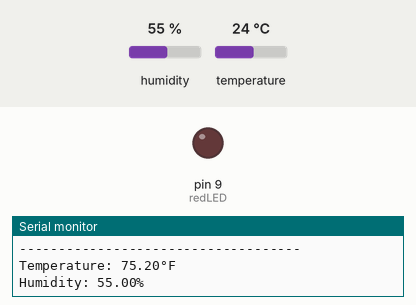
Recording of a sketch running on a simulated Arduino Uno, built with avr-gcc and run on an emulated ATmega328P. Parts: output pins drawn as LEDs (lit = HIGH), the last lines printed to the serial monitor. Inputs (shaded band) come from the test bench; at power-on: temperature 24 °C, humidity 55 %.

Above: at 1.5 s.
1.6 s: temperature set to 26 °C
At 3.5 s:
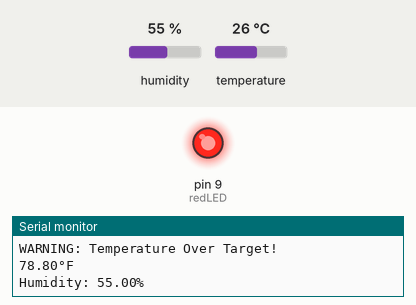
3.8 s: temperature set to 12 °C
At 5.5 s:
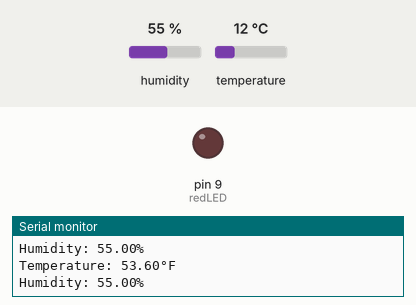
5.8 s: temperature set to 28 °C
At 7.6 s:
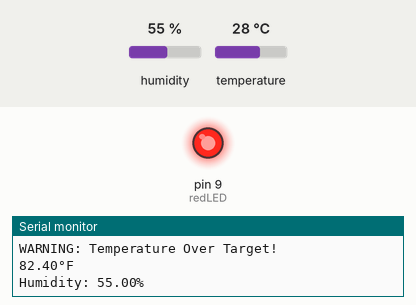
Timing chart, 0 to 9.1 s (numbered marks = the images above; inputs shaded):
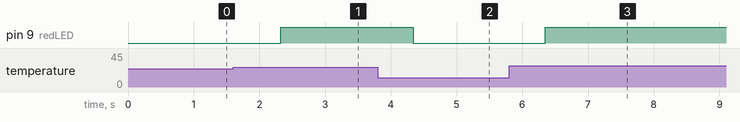

Measured:
- the behaviour switches between 24 and 25 °C on temperature (found by bisection; images 0 and 1)
- after the input at 1.6 s, pin 9 (redLED): LOW → HIGH after 0.73 s
- after the input at 3.8 s, pin 9 (redLED): HIGH → LOW after 0.54 s
- after the input at 5.8 s, pin 9 (redLED): LOW → HIGH after 0.55 s

The sketch:

TempHumidity_Sensor.ino
```cpp
// DHT11 Temperature and Humidity Sensor

// Utilizing DHT libraries - Adafruit:
// - DHT Sensor Library: https://github.com/adafruit/DHT-sensor-library
// - Adafruit Unified Sensor Lib: https://github.com/adafruit/Adafruit_Sensor

// Get constant readings, if temperature goes over target: print warning with led indication.

#include <Adafruit_Sensor.h>
#include <DHT.h>
#include <DHT_U.h>

#define DHTPIN 2
#define DHTTYPE DHT11

DHT_Unified dht(DHTPIN, DHTTYPE);

uint32_t delayMS;
int target_temp = 24;
const int redLED = 9;
int sensorTemp;

void setup() {
  Serial.begin(9600);
  pinMode(redLED,OUTPUT);
  pinMode(sensorTemp,INPUT);

  // Initialize device.
  dht.begin();

  // Sensor details
  sensor_t sensor;
  dht.temperature().getSensor(&sensor);
  Serial.println(F("------------------------------------"));
  Serial.println(F("SENSOR INFO"));
  Serial.print  (F("Sensor Type: ")); Serial.println(sensor.name);
  Serial.print  (F("Driver Ver:  ")); Serial.println(sensor.version);
  Serial.print  (F("Unique ID:   ")); Serial.println(sensor.sensor_id);
  Serial.println(F("------------------------------------"));

  // Temperature details
  Serial.println(F("TEMPERATURE:"));
  Serial.print  (F("Max Value:   ")); Serial.print(sensor.max_value); Serial.println(F("°C"));
  Serial.print  (F("Min Value:   ")); Serial.print(sensor.min_value); Serial.println(F("°C"));
  Serial.print  (F("Resolution:  ")); Serial.print(sensor.resolution); Serial.println(F("°C"));
  Serial.println(F("------------------------------------"));

  // Humidity details
  dht.humidity().getSensor(&sensor);
  Serial.println(F("HUMIDITY:"));
  Serial.print  (F("Max Value:   ")); Serial.print(sensor.max_value); Serial.println(F("%"));
  Serial.print  (F("Min Value:   ")); Serial.print(sensor.min_value); Serial.println(F("%"));
  Serial.print  (F("Resolution:  ")); Serial.print(sensor.resolution); Serial.println(F("%"));
  Serial.println(F("------------------------------------"));
  // Delay between readings
  delayMS = 1000;
}

void loop() {
  delay(delayMS);

  // Get temperature event and print
  sensors_event_t event;
  dht.temperature().getEvent(&event);
  if (isnan(event.temperature)) {
    Serial.println(F("Error reading temperature!"));
  }
  else if (event.temperature > target_temp) {
    digitalWrite(redLED, HIGH);
    Serial.println(F("WARNING: Temperature Over Target!"));
    // c to f conversion
    Serial.print((event.temperature * 9/5) + 32);
    Serial.println(F("°F"));
  }
  else {
    digitalWrite(redLED, LOW);
    Serial.print(F("Temperature: "));
    Serial.print((event.temperature * 9/5) + 32);
    Serial.println(F("°F"));
  }

  // Get humidity event and print
  dht.humidity().getEvent(&event);
  if (isnan(event.relative_humidity)) {
    Serial.println(F("Error reading humidity!"));
  }
  else {
    Serial.print(F("Humidity: "));
    Serial.print(event.relative_humidity);
    Serial.println(F("%"));
  }
}
```
